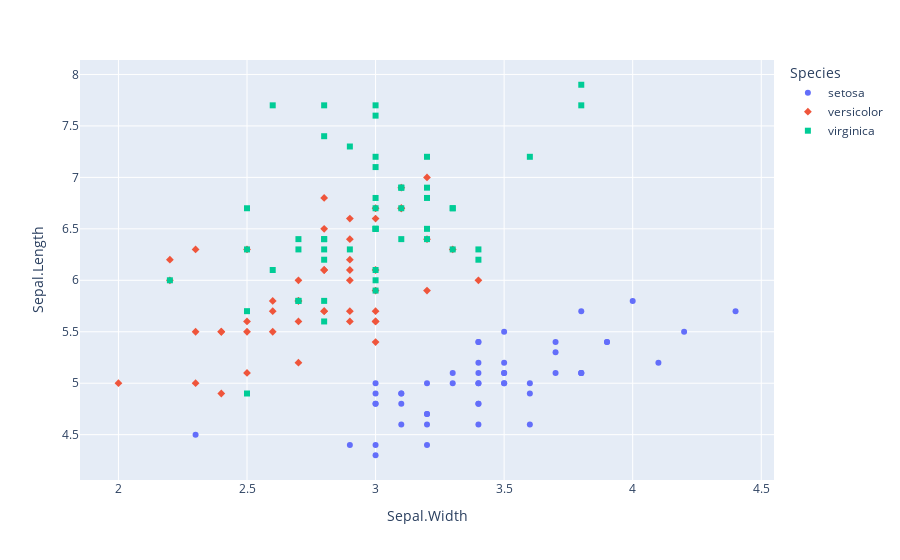

The notebook cell this image was saved under:
### Markdown cell above
Here's a quick example showing how to make a plot using Plotly Express:

### Code cell
px.scatter(iris,
           x='Sepal.Width',
           y='Sepal.Length',
           color='Species',
           symbol='Species')

### Figure 1 — Plotly figure (JSON) as saved in the notebook; plotly's stock layout.template omitted (floating-point values rounded to 4 significant figures)
{"data": [{"hovertemplate": "Species=setosa<br>Sepal.Width=%{x}<br>Sepal.Length=%{y}<extra></extra>", "legendgroup": "setosa", "marker": {"color": "#636efa", "symbol": "circle"}, "mode": "markers", "name": "setosa", "showlegend": true, "type": "scatter", "x": [3.5, 3, 3.2, 3.1, 3.6, 3.9, 3.4, 3.4, 2.9, 3.1, 3.7, 3.4, 3, 3, 4, 4.4, 3.9, 3.5, 3.8, 3.8, 3.4, 3.7, 3.6, 3.3, 3.4, 3, 3.4, 3.5, 3.4, 3.2, 3.1, 3.4, 4.1, 4.2, 3.1, 3.2, 3.5, 3.6, 3, 3.4, 3.5, 2.3, 3.2, 3.5, 3.8, 3, 3.8, 3.2, 3.7, 3.3], "xaxis": "x", "y": [5.1, 4.9, 4.7, 4.6, 5, 5.4, 4.6, 5, 4.4, 4.9, 5.4, 4.8, 4.8, 4.3, 5.8, 5.7, 5.4, 5.1, 5.7, 5.1, 5.4, 5.1, 4.6, 5.1, 4.8, 5, 5, 5.2, 5.2, 4.7, 4.8, 5.4, 5.2, 5.5, 4.9, 5, 5.5, 4.9, 4.4, 5.1, 5, 4.5, 4.4, 5, 5.1, 4.8, 5.1, 4.6, 5.3, 5], "yaxis": "y"}, {"hovertemplate": "Species=versicolor<br>Sepal.Width=%{x}<br>Sepal.Length=%{y}<extra></extra>", "legendgroup": "versicolor", "marker": {"color": "#EF553B", "symbol": "diamond"}, "mode": "markers", "name": "versicolor", "showlegend": true, "type": "scatter", "x": [3.2, 3.2, 3.1, 2.3, 2.8, 2.8, 3.3, 2.4, 2.9, 2.7, 2, 3, 2.2, 2.9, 2.9, 3.1, 3, 2.7, 2.2, 2.5, 3.2, 2.8, 2.5, 2.8, 2.9, 3, 2.8, 3, 2.9, 2.6, 2.4, 2.4, 2.7, 2.7, 3, 3.4, 3.1, 2.3, 3, 2.5, 2.6, 3, 2.6, 2.3, 2.7, 3, 2.9, 2.9, 2.5, 2.8], "xaxis": "x", "y": [7, 6.4, 6.9, 5.5, 6.5, 5.7, 6.3, 4.9, 6.6, 5.2, 5, 5.9, 6, 6.1, 5.6, 6.7, 5.6, 5.8, 6.2, 5.6, 5.9, 6.1, 6.3, 6.1, 6.4, 6.6, 6.8, 6.7, 6, 5.7, 5.5, 5.5, 5.8, 6, 5.4, 6, 6.7, 6.3, 5.6, 5.5, 5.5, 6.1, 5.8, 5, 5.6, 5.7, 5.7, 6.2, 5.1, 5.7], "yaxis": "y"}, {"hovertemplate": "Species=virginica<br>Sepal.Width=%{x}<br>Sepal.Length=%{y}<extra></extra>", "legendgroup": "virginica", "marker": {"color": "#00cc96", "symbol": "square"}, "mode": "markers", "name": "virginica", "showlegend": true, "type": "scatter", "x": [3.3, 2.7, 3, 2.9, 3, 3, 2.5, 2.9, 2.5, 3.6, 3.2, 2.7, 3, 2.5, 2.8, 3.2, 3, 3.8, 2.6, 2.2, 3.2, 2.8, 2.8, 2.7, 3.3, 3.2, 2.8, 3, 2.8, 3, 2.8, 3.8, 2.8, 2.8, 2.6, 3, 3.4, 3.1, 3, 3.1, 3.1, 3.1, 2.7, 3.2, 3.3, 3, 2.5, 3, 3.4, 3], "xaxis": "x", "y": [6.3, 5.8, 7.1, 6.3, 6.5, 7.6, 4.9, 7.3, 6.7, 7.2, 6.5, 6.4, 6.8, 5.7, 5.8, 6.4, 6.5, 7.7, 7.7, 6, 6.9, 5.6, 7.7, 6.3, 6.7, 7.2, 6.2, 6.1, 6.4, 7.2, 7.4, 7.9, 6.4, 6.3, 6.1, 7.7, 6.3, 6.4, 6, 6.9, 6.7, 6.9, 5.8, 6.8, 6.7, 6.7, 6.3, 6.5, 6.2, 5.9], "yaxis": "y"}], "layout": {"autosize": true, "legend": {"title": {"text": "Species"}, "tracegroupgap": 0}, "margin": {"t": 60}, "xaxis": {"anchor": "y", "autorange": true, "domain": [0, 1], "range": [1.843, 4.557], "title": {"text": "Sepal.Width"}, "type": "linear"}, "yaxis": {"anchor": "x", "autorange": true, "domain": [0, 1], "range": [4.045, 8.155], "title": {"text": "Sepal.Length"}, "type": "linear"}}}
